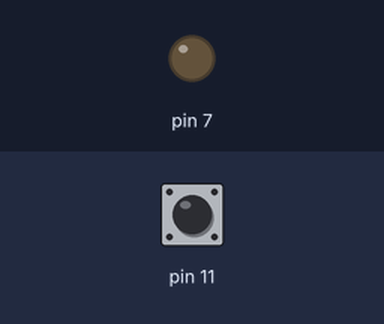
Bench run of a program on a simulated Raspberry Pi (header pin numbers). Shown: output pins drawn as LEDs (lit = HIGH). Inputs (shaded band) come from the test bench; at power-on: pin 11 LOW.

Above: at 1.2 s.
1.3 s: pin 11 pulled HIGH for 0.15 s
At 1.37 s:
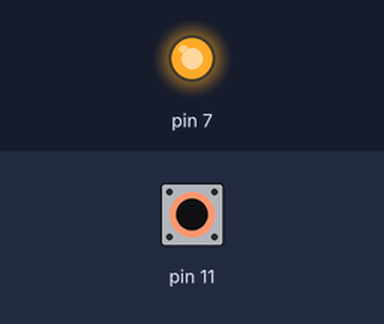
2.9 s: pin 11 pulled HIGH for 3.2 s
At 6.6 s:
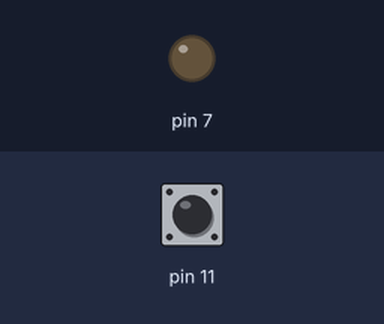
Timing chart, 0 to 8.1 s (numbered marks = the images above; inputs shaded):
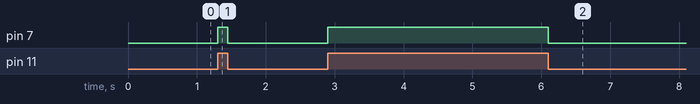

Measured:
- after the input at 1.3 s, pin 7: LOW → HIGH at once, → LOW 0.15 s later
- after the input at 2.9 s, pin 7: LOW → HIGH at once, → LOW 3.2 s later

The program:

led_button_flash.py
```python
# Make a LED light up when a button is pressed.
#
# Switch input: #1 (3.3 V)
# Switch output: Pin no. 11 (#4)
# LED input: Pin no. 7 (#)
#

import RPi.GPIO as GPIO

GPIO.setmode(GPIO.BOARD)

# Activate the internal pulldown resistor on pin 11
# to avoid a floating pin.
GPIO.setup(11,GPIO.IN, pull_up_down=GPIO.PUD_DOWN)

# Set pin 7 to output.
GPIO.setup(7,GPIO.OUT)

# Try-loop: Set the LED output to the state of the
# button, i.e. button press = LED on.
try:
	while True:
		GPIO.output(7, GPIO.input(11) )

# Press Ctrl+C to cancel. This ensures that the GPIO
# pins are reset upon exit.
except KeyboardInterrupt:
	GPIO.cleanup()
```
